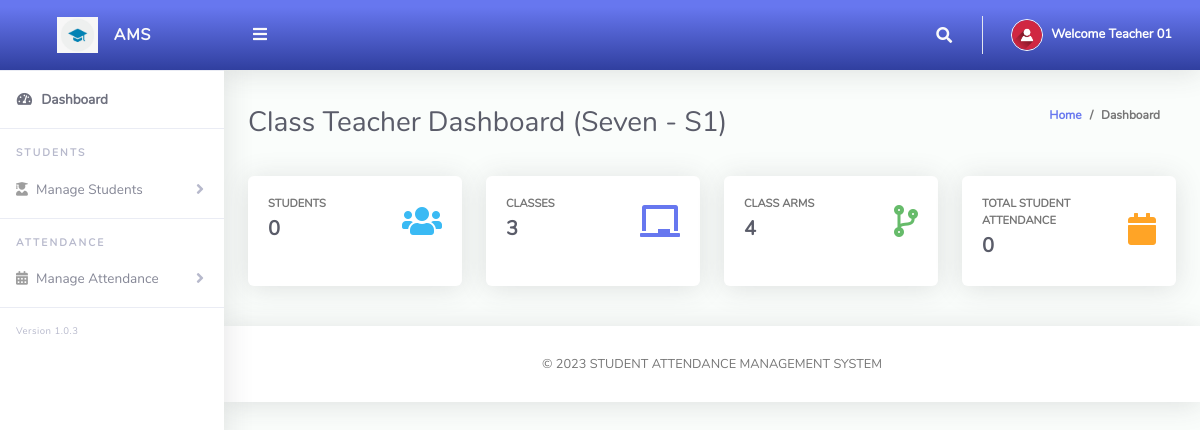
Screenshot of /ClassTeacher/index.php (signed in) with the database file from the repository.
### tables this page shows
CREATE TABLE `tblclassteacher` (
  `Id` int(10) NOT NULL,
  `firstName` varchar(255) NOT NULL,
  `lastName` varchar(255) NOT NULL,
  `emailAddress` varchar(255) NOT NULL,
  `password` varchar(255) NOT NULL,
  `phoneNo` varchar(50) NOT NULL,
  `classId` varchar(10) NOT NULL,
  `classArmId` varchar(10) NOT NULL,
  `dateCreated` varchar(50) NOT NULL
);

CREATE TABLE `tblclassarms` (
  `Id` int(10) NOT NULL,
  `classId` varchar(10) NOT NULL,
  `classArmName` varchar(255) NOT NULL,
  `isAssigned` varchar(10) NOT NULL
);

CREATE TABLE `tblclass` (
  `Id` int(10) NOT NULL,
  `className` varchar(255) NOT NULL
);

### ClassTeacher/index.php (the view, shortened to what this page needs)
<?php
include '../Includes/dbcon.php';
    $query = "SELECT tblclass.className,tblclassarms.classArmName
    FROM tblclassteacher
    INNER JOIN tblclass ON tblclass.Id = tblclassteacher.classId
    INNER JOIN tblclassarms ON tblclassarms.Id = tblclassteacher.classArmId
    Where tblclassteacher.Id = '$_SESSION[userId]'";
    $rs = $conn->query($query);
    $rrw = $rs->fetch_assoc();
?>
<!DOCTYPE html>
<html lang="en">
<head>
  <link href="../vendor/fontawesome-free/css/all.min.css" rel="stylesheet" type="text/css">
  <link href="../vendor/bootstrap/css/bootstrap.min.css" rel="stylesheet" type="text/css">
  <link href="css/ruang-admin.min.css" rel="stylesheet">
</head>
<body id="page-top">
  <div id="wrapper">
   <?php include "Includes/sidebar.php";?>
    <div id="content-wrapper" class="d-flex flex-column">
      <div id="content">
           <?php include "Includes/topbar.php";?>
        <div class="container-fluid" id="container-wrapper">
          <div class="d-sm-flex align-items-center justify-content-between mb-4">
            <h1 class="h3 mb-0 text-gray-800">Class Teacher Dashboard (<?php echo $rrw['className'].' - '.$rrw['classArmName'];?>)</h1>
            <ol class="breadcrumb">
              <li class="breadcrumb-item"><a href="./">Home</a></li>
              <li class="breadcrumb-item active" aria-current="page">Dashboard</li>
            </ol>
          </div>
          <div class="row mb-3">
          <?php
$query1=mysqli_query($conn,"SELECT * from tblstudents where classId = '$_SESSION[classId]' and classArmId = '$_SESSION[classArmId]'");
$students = mysqli_num_rows($query1);
?>
            <div class="col-xl-3 col-md-6 mb-4">
              <div class="card h-100">
                <div class="card-body">
                  <div class="row no-gutters align-items-center">
                    <div class="col mr-2">
                      <div class="text-xs font-weight-bold text-uppercase mb-1">Students</div>
                      <div class="h5 mb-0 mr-3 font-weight-bold text-gray-800"><?php echo $students;?></div>
                    </div>
                    <div class="col-auto">
                      <i class="fas fa-users fa-2x text-info"></i>
                    </div>
                  </div>
                </div>
              </div>
            </div>
             <?php
$query1=mysqli_query($conn,"SELECT * from tblclass");
$class = mysqli_num_rows($query1);
?>
            <div class="col-xl-3 col-md-6 mb-4">
              <div class="card h-100">
                <div class="card-body">
                  <div class="row align-items-center">
                    <div class="col mr-2">
                      <div class="text-xs font-weight-bold text-uppercase mb-1">Classes</div>
                      <div class="h5 mb-0 font-weight-bold text-gray-800"><?php echo $class;?></div>
                    </div>
                    <div class="col-auto">
                      <i class="fas fa-chalkboard fa-2x text-primary"></i>
                    </div>
                  </div>
                </div>
              </div>
            </div>
             <?php
$query1=mysqli_query($conn,"SELECT * from tblclassarms");
$classArms = mysqli_num_rows($query1);
?>
            <div class="col-xl-3 col-md-6 mb-4">
              <div class="card h-100">
                <div class="card-body">
                  <div class="row no-gutters align-items-center">
                    <div class="col mr-2">
                      <div class="text-xs font-weight-bold text-uppercase mb-1">Class Arms</div>
                      <div class="h5 mb-0 font-weight-bold text-gray-800"><?php echo $classArms;?></div>
                    </div>
                    <div class="col-auto">
                      <i class="fas fa-code-branch fa-2x text-success"></i>
                    </div>
                  </div>
                </div>
              </div>
            </div>
            <?php
$query1=mysqli_query($conn,"SELECT * from tblattendance where classId = '$_SESSION[classId]' and classArmId = '$_SESSION[classArmId]'");
$totAttendance = mysqli_num_rows($query1);
?>
            <div class="col-xl-3 col-md-6 mb-4">
              <div class="card h-100">
                <div class="card-body">
                  <div class="row no-gutters align-items-center">
                    <div class="col mr-2">
                      <div class="text-xs font-weight-bold text-uppercase mb-1">Total Student Attendance</div>
                      <div class="h5 mb-0 font-weight-bold text-gray-800"><?php echo $totAttendance;?></div>
                    </div>
                    <div class="col-auto">
                      <i class="fas fa-calendar fa-2x text-warning"></i>
                    </div>
                  </div>
                </div>
              </div>
            </div>
        </div>
      </div>
      <?php include 'includes/footer.php';?>
    </div>
  </div>
</body>
</html>

### ClassTeacher/Includes/topbar.php (shortened to what this page needs)
<?php
  $query = "SELECT * FROM tblclassteacher WHERE Id = ".$_SESSION['userId']."";
  $rs = $conn->query($query);
  $rows = $rs->fetch_assoc();
  $fullName = $rows['firstName']." ".$rows['lastName'];;
?>
<nav class="navbar navbar-expand navbar-light bg-gradient-primary topbar mb-4 static-top">
          <button id="sidebarToggleTop" class="btn btn-link rounded-circle mr-3">
            <i class="fa fa-bars"></i>
          </button>
          <ul class="navbar-nav ml-auto">
            <li class="nav-item dropdown no-arrow">
              <a class="nav-link dropdown-toggle" href="#" id="searchDropdown" role="button" data-toggle="dropdown"
                aria-haspopup="true" aria-expanded="false">
                <i class="fas fa-search fa-fw"></i>
              </a>
            </li>
            <li class="nav-item dropdown no-arrow">
              <a class="nav-link dropdown-toggle" href="#" id="userDropdown" role="button" data-toggle="dropdown"
                aria-haspopup="true" aria-expanded="false">
                <img class="img-profile rounded-circle" src="img/user-icn.png" style="max-width: 60px">
                <span class="ml-2 d-none d-lg-inline text-white small"><b>Welcome <?php echo $fullName;?></b></span>
              </a>
            </li>
          </ul>
        </nav>

### rows the page displays
tblclassteacher: fullName "Teacher 01"
tblclassarms: classId.className "Seven", classArmName "S1"

### other values shown
$students "0"
$class "3"
$classArms "4"
$totAttendance "0"
